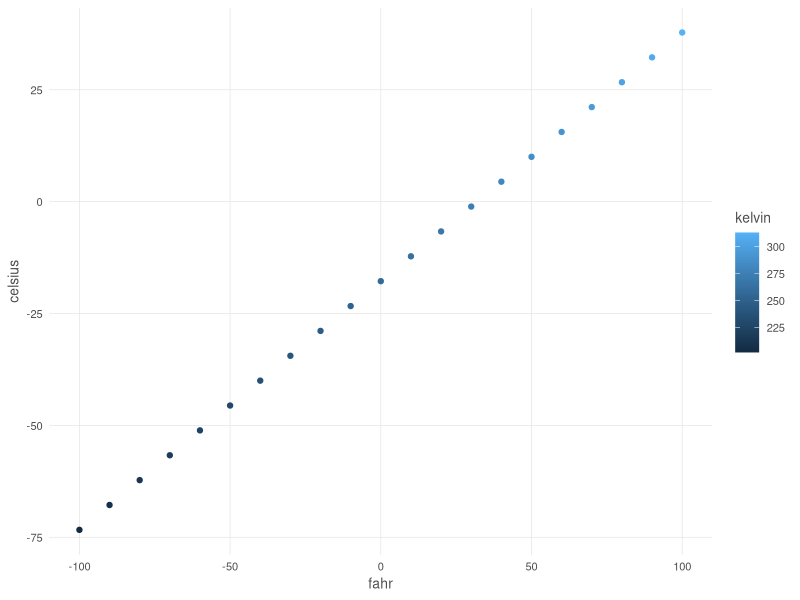

Recreate this plot in R.
library(ggplot2)

airtemps <- c(212, 30.3, 78, 32)
celsius1 <- (airtemps[1] - 32) * 5/9
celsius2 <- (airtemps[2] - 32) * 5/9
celsius3 <- (airtemps[3] - 32) * 5/9



#' Convert temps
#'
#'@param airtemps temperatures in fahrenehit 
#'
#'@return temperatures in celsius
#'@export
#'
#'
#'@examples
#'

fahr_to_celsius <- function(airtemps) {
  celsius <- (airtemps - 32) * 5/9
  
  return(celsius)
}

celsius4 <- fahr_to_celsius(airtemps = airtemps[1])

celsius <- fahr_to_celsius(airtemps = airtemps)


celsius_to_fahr <- function(airtemps) {
  fahrenheit <- (airtemps * 9/5) + 32

  return(fahrenheit)
}

celsius_to_fahr(celsius)

convert_temps <- function(fahr){
  celsius <- (fahr - 32) * 5/9
  kelvin <- celsius + 275.15
  
  return(list(fahr = fahr, celsius = celsius, kelvin = kelvin))
}

temps_df <- data.frame(convert_temps(seq(-100, 100, 10)))


custom_theme <- function(base_size = 9) {
  ggplot2::theme(
    axis.ticks       = ggplot2::element_blank(),
    text             = ggplot2::element_text(family = 'Helvetica', color = 'gray30', size = base_size),
    plot.title       = ggplot2::element_text(size = ggplot2::rel(1.25), hjust = 0.5, face = 'bold'),
    panel.background = ggplot2::element_blank(),
    legend.position  = 'right',
    panel.border     = ggplot2::element_blank(),
    panel.grid.minor = ggplot2::element_blank(),
    panel.grid.major = ggplot2::element_line(colour = 'grey90', size = .25),
    legend.key       = ggplot2::element_rect(colour = NA, fill = NA),
    axis.line        = ggplot2::element_blank()
  )
}

ggplot(temps_df, mapping=aes(x=fahr, y=celsius, color=kelvin)) +
  geom_point() +
  custom_theme(10)
